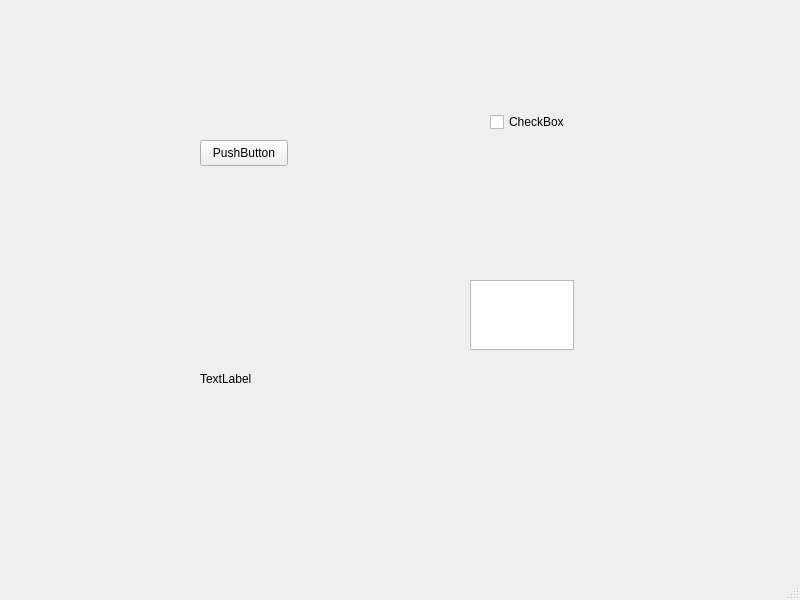
<?xml version="1.0" encoding="UTF-8"?>
<ui version="4.0">
 <class>MainWindow</class>
 <widget class="QMainWindow" name="MainWindow">
  <property name="geometry">
   <rect>
    <x>0</x>
    <y>0</y>
    <width>800</width>
    <height>600</height>
   </rect>
  </property>
  <property name="windowTitle">
   <string>MainWindow</string>
  </property>
  <widget class="QWidget" name="centralwidget">
   <widget class="QPushButton" name="pushButton">
    <property name="geometry">
     <rect>
      <x>200</x>
      <y>140</y>
      <width>88</width>
      <height>26</height>
     </rect>
    </property>
    <property name="text">
     <string>PushButton</string>
    </property>
   </widget>
   <widget class="QLabel" name="label">
    <property name="geometry">
     <rect>
      <x>200</x>
      <y>370</y>
      <width>66</width>
      <height>18</height>
     </rect>
    </property>
    <property name="text">
     <string>TextLabel</string>
    </property>
   </widget>
   <widget class="QTextEdit" name="textEdit">
    <property name="geometry">
     <rect>
      <x>470</x>
      <y>280</y>
      <width>104</width>
      <height>70</height>
     </rect>
    </property>
   </widget>
   <widget class="QCheckBox" name="checkBox">
    <property name="geometry">
     <rect>
      <x>490</x>
      <y>110</y>
      <width>92</width>
      <height>24</height>
     </rect>
    </property>
    <property name="text">
     <string>CheckBox</string>
    </property>
   </widget>
  </widget>
  <widget class="QMenuBar" name="menubar">
   <property name="geometry">
    <rect>
     <x>0</x>
     <y>0</y>
     <width>800</width>
     <height>23</height>
    </rect>
   </property>
  </widget>
  <widget class="QStatusBar" name="statusbar"/>
 </widget>
 <resources/>
 <connections/>
</ui>
